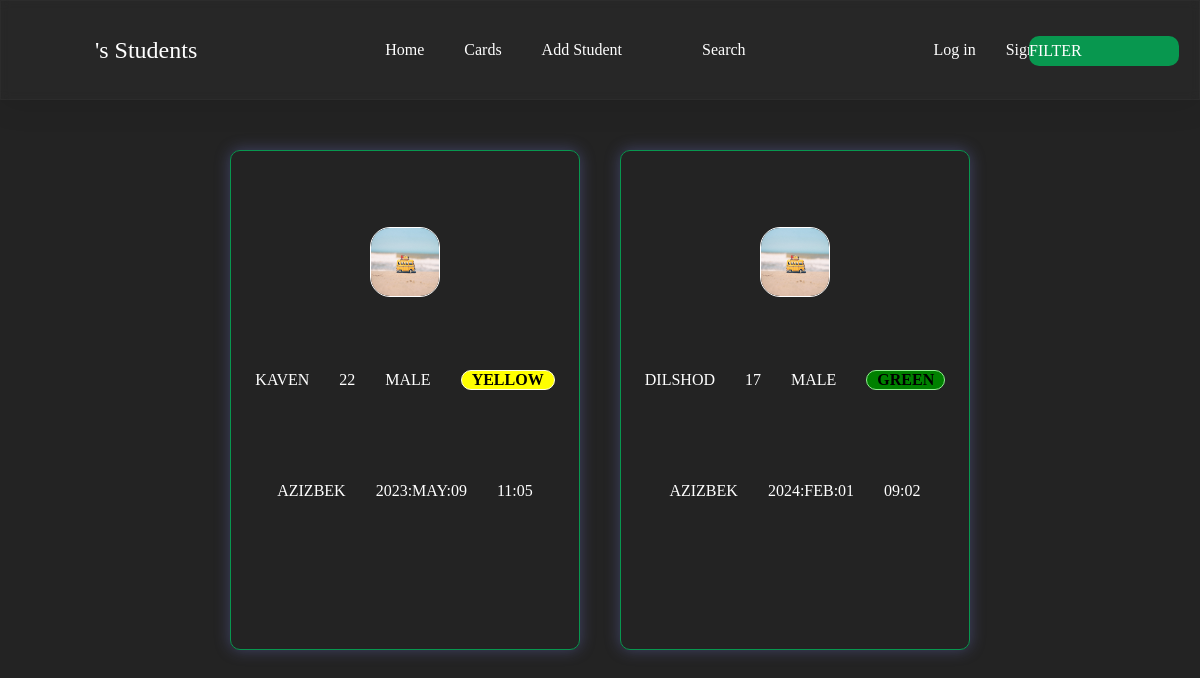
Page /cards/ on the committed database.
### main_app/models.py (models this page shows, shortened)
class Student(models.Model):
    student_name = models.CharField(max_length=50)
    slug_name = models.SlugField(max_length=50)
    age = models.PositiveIntegerField(default=0)
    data_time = models.DateTimeField(auto_now_add=True)
    commentarya = models.TextField(blank=True)
    gander = models.ForeignKey(Gander ,
                               on_delete=models.CASCADE,  null=True)
    payment = models.BooleanField(default=False)
    lavel = models.ForeignKey(Lavel ,
                              on_delete=models.CASCADE , null=True)
    like = models.PositiveIntegerField(default=0 , blank=True)
    admin = models.ForeignKey(User,
                               on_delete=models.CASCADE,
                               null=True)
    img = models.ImageField(upload_to='photos/' , blank=True , default=DEFAULT)
    descrition = models.TextField()
    rating = models.PositiveIntegerField(default=0)

class Gander(models.Model):
    male_famale = models.CharField(max_length=50)
    def __str__ (self):
        return str(self.male_famale)

class Lavel(models.Model):
    students_lavel = models.CharField(max_length=50)
    def __str__ (self):
        return str(self.students_lavel)

### main_app/views.py (the view)
# urls.py: path('cards/' , cards , name='card'),
def cards(request):
    students = Student.objects.all()
    data = {
        'std':students
    }
    return render(request , 'cards.html' , context=data)

### template/cards.html (shortened to what this page needs)
{% extends 'base.html' %}
{% load static %}
{% block card %}
<div class="mt">
    <div class="container">
        <div class="df">
            {% for i in std %}
            <div class="card1" name="{{ i.payment }}">
                <div class="img_box">
                    <a href="{% url 'main_app:full_std_about' i.id %}">
                        <img src="{{ i.img.url }}" width="100%" alt="">
                    </a>
                </div>
                <p class="first_p"><span>{{ i.slug_name }} </span><span> {{ i.age }}</span><span> {{i.gander}}</span><span id="change_bg">{{ i.lavel }} </span>
                </p>
                <p class="first_p"><span>{{ i.admin }} </span><span> {{ i.data_time|date:'Y:M:d' }}</span><span>
                        {{i.data_time|date:'H:m'}}</span></p>
            </div>
            {% endfor %}
        </div>
    </div>
</div>
{% endblock card %}

### template/base.html (shortened to what this page needs)
{% load static %}
<!DOCTYPE html>
<html lang="en">
<head>
    <link rel="stylesheet" href="{% static 'css/style.css' %}">
    <link rel="stylesheet" href="https://cdnjs.cloudflare.com/ajax/libs/font-awesome/6.4.0/css/all.min.css"
 />
</head>
<body>
    <nav>
        <div class="logo1">
            <h1><a href="{% url 'main_app:home' %}">
                    {{ request.user.username }}'s Students
                </a></h1>
        </div>
        <div class="logo2">
            <ul>
                <li><a href="{% url 'main_app:home' %}">
                        Home
                    </a></li>
                <li>
                    <a href="{% url 'main_app:card' %}">
                        Cards
                    </a>
                </li>
                <li>
                    <a href="{% url 'main_app:create' %}">
                        Add Student
                    </a>
                </li>
                <li>
                    <ul class="filter_drop_down">
                        <div class="wrapper">
                        </div>
                    </ul>
                </li>
                <li>
                    <p class="to_bottom">
                        Search
                    </p>
                </li>
            </ul>
        </div>
        <div class="logo3">
            <ul>
                {% if user.is_authenticated %}
                <a href="{% url 'main_app:logout' %}">
                    <li>Log out</li>
                </a>
                {% else %}
                <a href="{% url 'main_app:login' %}">
                    <li>Log in</li>
                </a>
                <a href="#">
                    <li>Sign up</li>
                </a>
                {% endif %}
            </ul>
        </div>
    </nav>
    {% block card %}
    {% endblock card %}
</body>
</html>

### staticfiles/css/style.css (style rules this page uses)
* { margin: 0; padding: 0; box-sizing: border-box; font-family: 'poppins'; list-style: none; text-decoration: none; color: white; }
body { background-color: #232323; }
.container { margin: 0px 3%; }
nav { width: 100%; display: flex; justify-content: space-around; align-items: center; height: 100px; background: rgba(58, 58, 58, 0.2); box-shadow: 0 4px 30px rgba(0, 0, 0, 0.1); backdrop-filter: blur(5px); -webkit-backdrop-filter: blur(5px); border: 1px solid rgba(58, 58, 58, 0.3); position: fixed; top: 0; z-index: 999; }
nav div h1 , li { cursor: pointer; font-weight: 300; }
nav h1 { font-weight: 200 !important; }
.logo2 ul { display: flex; justify-content: center; align-items: center; gap: 40px; }
.img_box { width: 70px; height: 70px; border: 1px solid #fff; border-radius: 20px; overflow: hidden !important; }
.img_box > a > img { width: 100%; height: 100%; }
.mt { margin-top: 150px; }
.first_p , .second_p { display: flex; justify-content: center; align-items: center; gap: 30px; text-transform: uppercase; margin: 20px 0px; }
.card1 { width: 350px; height: 500px; border: 1px solid #08974f; display: flex; align-items: center; justify-content: space-around; flex-direction: column; border-radius: 10px; padding: 50px !important; }
.df { display: flex; justify-content: center; align-items: center; gap: 40px; flex-wrap: wrap; }
.filter_drop_down { justify-content: flex-start; align-items: flex-start; background-color: #08974f !important; flex-direction: column; gap: 15px !important; border-radius: 10px; position: absolute; top: 35px; right: 20px; overflow: hidden; width:150px; height: 30px; transition: 0.3s; }
.filter_drop_down > div { display: flex; justify-content: center; align-items: center; flex-direction: column; gap: 30px; transition: 0.5s; }
.filter_drop_down::before { content: "FILTER"; position: absolute; color: #ffffff !important; width: 100%; height: 100%; display: flex; align-items: center; padding: 0px 10px; }
[name^='True'] { box-shadow:0px 0px 15px #7073d065; }
.logo3 ul { display: flex; justify-content: center; align-items: center; gap: 30px; margin-right: 50px; }

### rows in the picture
Student: img (picture), slug_name "KAVEN", age "22", gander "MALE", lavel "YELLOW", admin "AZIZBEK", data_time "2023:MAY:09", data_time "11:05"
Student: img (picture), slug_name "DILSHOD", age "17", gander "MALE", lavel "GREEN", admin "AZIZBEK", data_time "2024:FEB:01", data_time "09:02"
